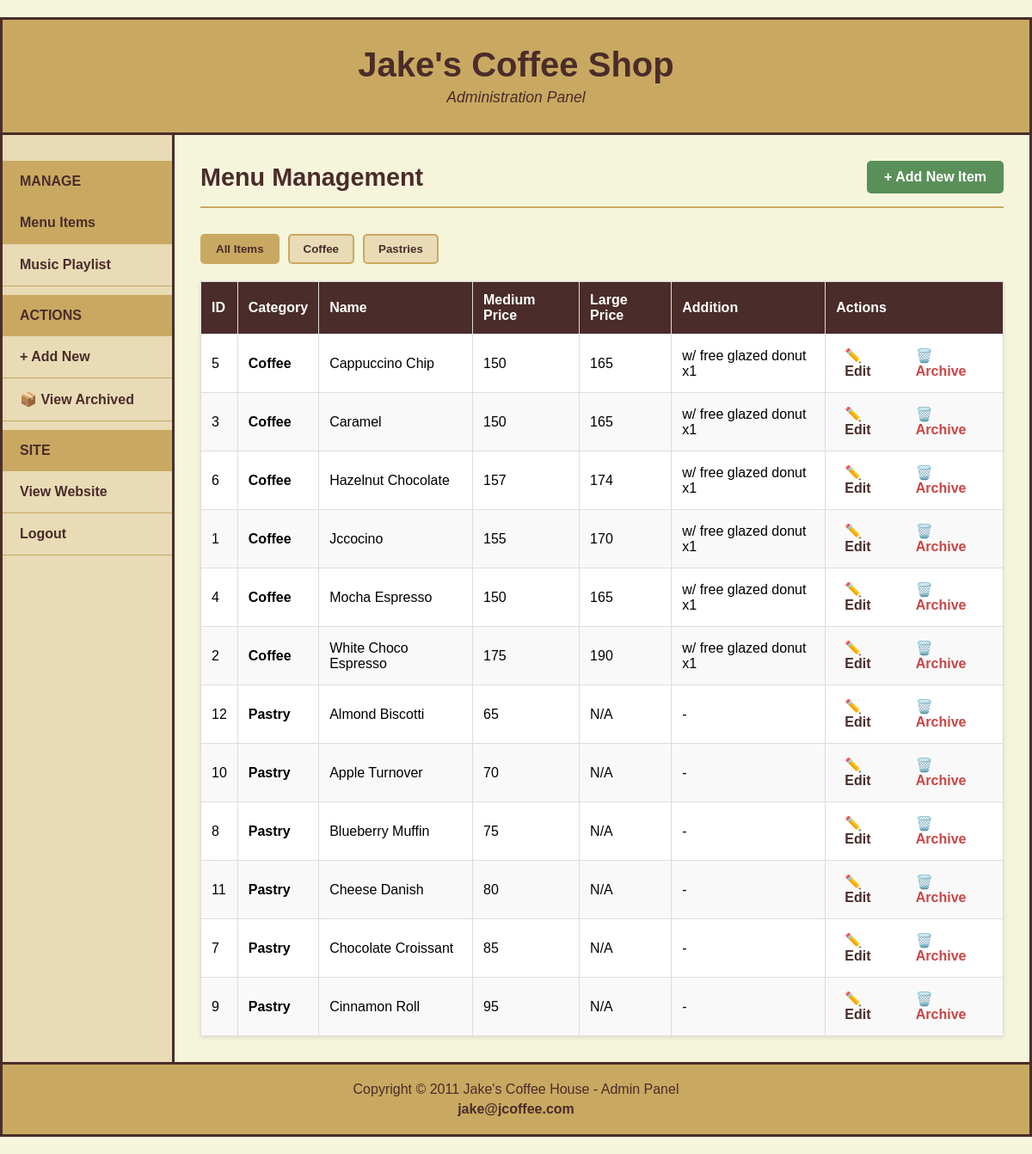
The app's page /cmsPanel.php (signed in) with its own data.
### tables this page shows
create table menu (
    id INT AUTO_INCREMENT PRIMARY KEY,
    name VARCHAR(60) NOT NULL, 
    price_medium INT NOT NULL, 
    price_large INT NULL, 
    addition VARCHAR(30) NULL, 
    category VARCHAR(50) NOT NULL, 
    status VARCHAR(20) NOT NULL DEFAULT 'active'
);

### cmsPanel.php (the view, shortened to what this page needs)
<?php
include 'dbNgina.php';
$current_category = isset($_GET['category']) ? $_GET['category'] : 'menu';
if ($current_category == 'menu') {
    $sql = "SELECT * FROM menu WHERE status='active' ORDER BY category, name";
} elseif ($current_category == 'music') {
    $sql = "SELECT * FROM music_table WHERE status='active' ORDER BY id";
}
$result = $conn->query($sql);
?>
<!DOCTYPE html>
<html lang="en">
<head>
</head>
<body>
<div id="bigBox">
    <header>
        <h1>Jake's Coffee Shop</h1>
        <p>Administration Panel</p>
    </header>
    <div class="content-area">
        <nav class="left-column" id="sideMenu">
            <div class="section-title">MANAGE</div>
            <a href="cmsPanel.php?category=menu" class="<?= $current_category == 'menu' ? 'active' : '' ?>">Menu Items</a>
            <a href="cmsPanel.php?category=music" class="<?= $current_category == 'music' ? 'active' : '' ?>">Music Playlist</a>
            <div class="section-title">ACTIONS</div>
            <a href="addPanel.php?category=<?= $current_category ?>">+ Add New</a>
            <a href="archived.php?category=<?= $current_category ?>">📦 View Archived</a>
            <div class="section-title">SITE</div>
            <a href="jakesCoffeesShop.php" target="_blank">View Website</a>
            <a href="logout.php">Logout</a>
        </nav>
        <main class="right-column">
            <div class="admin-header">
                <h2><?= $current_category == 'menu' ? 'Menu Management' : 'Music Playlist Management' ?></h2>
                <a href="addPanel.php?category=<?= $current_category ?>" class="btn btn-success">+ Add New Item</a>
            </div>
            <?php if ($current_category == 'menu'): ?>
                <div class="category-filters">
                    <button class="active" onclick="filterTable('all')">All Items</button>
                    <button onclick="filterTable('coffee')">Coffee</button>
                    <button onclick="filterTable('pastry')">Pastries</button>
                </div>
                <table id="menuTable">
                    <thead>
                        <tr>
                            <th>ID</th>
                            <th>Category</th>
                            <th>Name</th>
                            <th>Medium Price</th>
                            <th>Large Price</th>
                            <th>Addition</th>
                            <th>Actions</th>
                        </tr>
                    </thead>
                    <tbody>
                    <?php while($row = $result->fetch_assoc()): ?>
                        <tr data-category="<?= $row['category'] ?>">
                            <td><?= $row['id'] ?></td>
                            <td><strong><?= ucfirst($row['category']) ?></strong></td>
                            <td><?= $row['name'] ?></td>
                            <td><?= $row['price_medium'] ?></td>
                            <td><?= $row['price_large'] ?? 'N/A' ?></td>
                            <td><?= $row['addition'] ?? '-' ?></td>
                            <td>
                                <div class="action-links">
                                    <a href="edit_menu.php?id=<?= $row['id'] ?>">✏️ Edit</a>
                                    <a href="archivePanel.php?id=<?= $row['id'] ?>&category=menu" onclick="return confirm('Archive this item?')" style="color: #c94545;">🗑️ Archive</a>
                                </div>
                            </td>
                        </tr>
                    <?php endwhile; ?>
                    </tbody>
                </table>
            <?php endif; ?>
        </main>
    </div>
    <footer>
        <p>Copyright © 2011 Jake's Coffee House - Admin Panel</p>
        <a href="mailto:jake@jcoffee.com">jake@jcoffee.com</a>
    </footer>
</div>
</body>
</html>

### cmsPanel.php (style rules this page uses)
* { margin: 0; padding: 0; box-sizing: border-box; }
body { font-family: Arial, sans-serif; background-color: #f5f5dc; min-height: 100vh; }
#bigBox { max-width: 1400px; margin: 20px auto; border: 3px solid #4a2c2a; background-color: #f5f5dc; }
header { background-color: #c9a961; padding: 30px; text-align: center; border-bottom: 3px solid #4a2c2a; }
header h1 { color: #4a2c2a; font-size: 2.5em; margin-bottom: 5px; }
header p { color: #4a2c2a; font-size: 1.1em; font-style: italic; }
.content-area { display: flex; min-height: 500px; }
.left-column { width: 200px; background-color: #e8dbb5; border-right: 3px solid #4a2c2a; padding: 20px 0; flex-shrink: 0; }
.left-column a { display: block; padding: 15px 20px; color: #4a2c2a; text-decoration: none; font-weight: bold; border-bottom: 1px solid #c9a961; transition: background-color 0.3s; }
.left-column a:hover, .left-column a.active { background-color: #c9a961; }
.left-column .section-title { padding: 15px 20px; font-weight: bold; color: #4a2c2a; background-color: #c9a961; margin-top: 10px; }
.right-column { flex: 1; padding: 30px; background-color: #f5f5dc; }
.admin-header { display: flex; justify-content: space-between; align-items: center; margin-bottom: 30px; padding-bottom: 15px; border-bottom: 2px solid #c9a961; }
.admin-header h2 { color: #4a2c2a; font-size: 1.8em; }
.btn { display: inline-block; padding: 10px 20px; background-color: #4a2c2a; color: white; text-decoration: none; border-radius: 5px; border: none; cursor: pointer; font-weight: bold; transition: background-color 0.3s; }
.btn-success { background-color: #5a8f5a; }
.category-filters { margin-bottom: 20px; display: flex; gap: 10px; }
.category-filters button { padding: 8px 16px; background-color: #e8dbb5; border: 2px solid #c9a961; color: #4a2c2a; cursor: pointer; font-weight: bold; border-radius: 5px; transition: all 0.3s; }
.category-filters button:hover, .category-filters button.active { background-color: #c9a961; }
table { width: 100%; border-collapse: collapse; background-color: white; box-shadow: 0 2px 5px rgba(0,0,0,0.1); }
table thead { background-color: #4a2c2a; color: white; }
table th { padding: 12px; text-align: left; font-weight: bold; border: 1px solid #ddd; }
table td { padding: 10px 12px; border: 1px solid #ddd; }
table tbody tr:nth-child(even) { background-color: #f9f9f9; }
.action-links { display: flex; gap: 10px; }
.action-links a { color: #4a2c2a; text-decoration: none; font-weight: bold; padding: 5px 10px; border-radius: 3px; transition: background-color 0.3s; }
footer { background-color: #c9a961; padding: 20px; text-align: center; border-top: 3px solid #4a2c2a; }
footer p { color: #4a2c2a; margin-bottom: 5px; }
footer a { color: #4a2c2a; text-decoration: none; font-weight: bold; }

### records on screen
menu: id "5", category "Coffee", name "Cappuccino Chip", price_medium "150", price_large "165", addition "w/ free glazed donut x1"
menu: id "3", category "Coffee", name "Caramel", price_medium "150", price_large "165", addition "w/ free glazed donut x1"
menu: id "6", category "Coffee", name "Hazelnut Chocolate", price_medium "157", price_large "174", addition "w/ free glazed donut x1"
menu: id "1", category "Coffee", name "Jccocino", price_medium "155", price_large "170", addition "w/ free glazed donut x1"
menu: id "4", category "Coffee", name "Mocha Espresso", price_medium "150", price_large "165", addition "w/ free glazed donut x1"
menu: id "2", category "Coffee", name "White Choco Espresso", price_medium "175", price_large "190", addition "w/ free glazed donut x1"
menu: id "12", category "Pastry", name "Almond Biscotti", price_medium "65", price_large "N/A", addition "-"
menu: id "10", category "Pastry", name "Apple Turnover", price_medium "70", price_large "N/A", addition "-"
menu: id "8", category "Pastry", name "Blueberry Muffin", price_medium "75", price_large "N/A", addition "-"
menu: id "11", category "Pastry", name "Cheese Danish", price_medium "80", price_large "N/A", addition "-"
menu: id "7", category "Pastry", name "Chocolate Croissant", price_medium "85", price_large "N/A", addition "-"
menu: id "9", category "Pastry", name "Cinnamon Roll", price_medium "95", price_large "N/A", addition "-"
